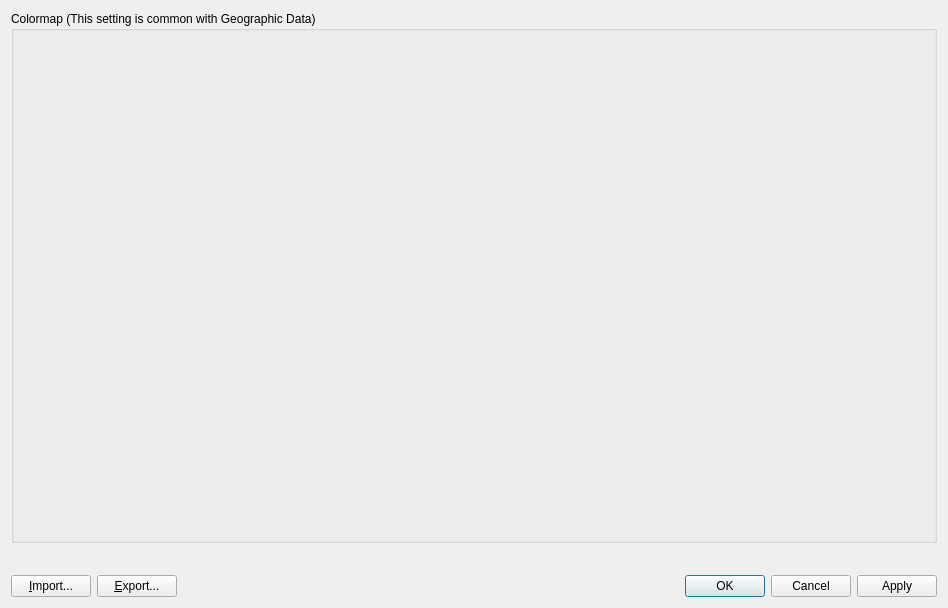
<?xml version="1.0" encoding="UTF-8"?>
<ui version="4.0">
 <class>PreProcessorGridAttributeNodeDataItem_PropertyDialog</class>
 <widget class="QDialog" name="PreProcessorGridAttributeNodeDataItem_PropertyDialog">
  <property name="geometry">
   <rect>
    <x>0</x>
    <y>0</y>
    <width>948</width>
    <height>608</height>
   </rect>
  </property>
  <property name="windowTitle">
   <string>Grid Node Attribute Display Setting</string>
  </property>
  <layout class="QVBoxLayout" name="verticalLayout_2" stretch="1,0,0">
   <item>
    <widget class="QGroupBox" name="colormapGroupBox">
     <property name="title">
      <string>Colormap (This setting is common with Geographic Data)</string>
     </property>
     <layout class="QVBoxLayout" name="verticalLayout">
      <item>
       <widget class="QWidgetContainer" name="widgetContainer" native="true"/>
      </item>
     </layout>
    </widget>
   </item>
   <item>
    <layout class="QHBoxLayout" name="horizontalLayout_2" stretch="0,1">
     <item>
      <widget class="TransparencyWidget" name="transparencyWidget" native="true"/>
     </item>
     <item>
      <spacer name="horizontalSpacer_2">
       <property name="orientation">
        <enum>Qt::Horizontal</enum>
       </property>
       <property name="sizeHint" stdset="0">
        <size>
         <width>40</width>
         <height>20</height>
        </size>
       </property>
      </spacer>
     </item>
    </layout>
   </item>
   <item>
    <layout class="QHBoxLayout" name="horizontalLayout">
     <item>
      <widget class="QPushButton" name="importButton">
       <property name="text">
        <string>&amp;Import...</string>
       </property>
      </widget>
     </item>
     <item>
      <widget class="QPushButton" name="exportButton">
       <property name="text">
        <string>&amp;Export...</string>
       </property>
      </widget>
     </item>
     <item>
      <spacer name="horizontalSpacer">
       <property name="orientation">
        <enum>Qt::Horizontal</enum>
       </property>
       <property name="sizeHint" stdset="0">
        <size>
         <width>40</width>
         <height>20</height>
        </size>
       </property>
      </spacer>
     </item>
     <item>
      <widget class="QDialogButtonBox" name="buttonBox">
       <property name="orientation">
        <enum>Qt::Horizontal</enum>
       </property>
       <property name="standardButtons">
        <set>QDialogButtonBox::Apply|QDialogButtonBox::Cancel|QDialogButtonBox::Ok</set>
       </property>
      </widget>
     </item>
    </layout>
   </item>
  </layout>
 </widget>
 <customwidgets>
  <customwidget>
   <class>QWidgetContainer</class>
   <extends>QWidget</extends>
   <header>misc/qwidgetcontainer.h</header>
   <container>1</container>
  </customwidget>
  <customwidget>
   <class>TransparencyWidget</class>
   <extends>QWidget</extends>
   <header>guibase/widget/transparencywidget.h</header>
   <container>1</container>
  </customwidget>
 </customwidgets>
 <resources/>
 <connections>
  <connection>
   <sender>buttonBox</sender>
   <signal>accepted()</signal>
   <receiver>PreProcessorGridAttributeNodeDataItem_PropertyDialog</receiver>
   <slot>accept()</slot>
   <hints>
    <hint type="sourcelabel">
     <x>778</x>
     <y>589</y>
    </hint>
    <hint type="destinationlabel">
     <x>435</x>
     <y>589</y>
    </hint>
   </hints>
  </connection>
  <connection>
   <sender>buttonBox</sender>
   <signal>rejected()</signal>
   <receiver>PreProcessorGridAttributeNodeDataItem_PropertyDialog</receiver>
   <slot>reject()</slot>
   <hints>
    <hint type="sourcelabel">
     <x>600</x>
     <y>577</y>
    </hint>
    <hint type="destinationlabel">
     <x>472</x>
     <y>601</y>
    </hint>
   </hints>
  </connection>
 </connections>
</ui>
